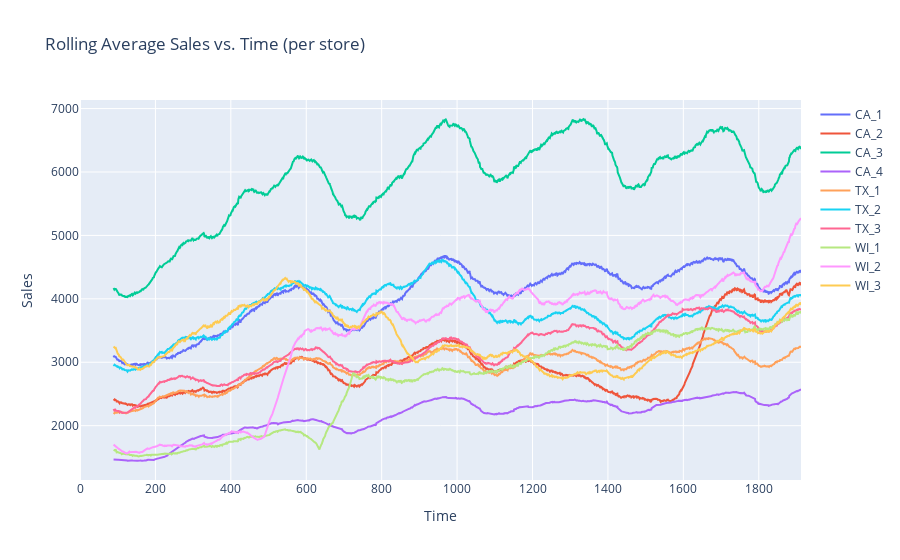

The cell this chart's notebook holds for it:
### Code cell
# sales_history
store_means = []
fig = go.Figure()
for store in storeList:
    store_items = [col for col in sales_history.columns if store in col]
    data = sales_history[store_items].sum(axis=1).rolling(90).mean()
    store_means.append(np.mean(sales_history[store_items].sum(axis=1)))
    fig.add_trace(go.Scatter(x=np.arange(len(data)), y=data, name=store))
    
fig.update_layout(yaxis_title="Sales", xaxis_title="Time", title="Rolling Average Sales vs. Time (per store)")

### Figure 1 — Plotly figure (JSON) as saved in the notebook; plotly's stock layout.template omitted (floating-point values rounded to 4 significant figures; data arrays with more than 128 entries replaced by an {"elided": "..."} marker saying what was removed)
{"data": [{"name": "CA_1", "x": {"elided": "1913 int values"}, "y": {"elided": "1913 float values"}, "type": "scatter"}, {"name": "CA_2", "x": {"elided": "1913 int values"}, "y": {"elided": "1913 float values"}, "type": "scatter"}, {"name": "CA_3", "x": {"elided": "1913 int values"}, "y": {"elided": "1913 float values"}, "type": "scatter"}, {"name": "CA_4", "x": {"elided": "1913 int values"}, "y": {"elided": "1913 float values"}, "type": "scatter"}, {"name": "TX_1", "x": {"elided": "1913 int values"}, "y": {"elided": "1913 float values"}, "type": "scatter"}, {"name": "TX_2", "x": {"elided": "1913 int values"}, "y": {"elided": "1913 float values"}, "type": "scatter"}, {"name": "TX_3", "x": {"elided": "1913 int values"}, "y": {"elided": "1913 float values"}, "type": "scatter"}, {"name": "WI_1", "x": {"elided": "1913 int values"}, "y": {"elided": "1913 float values"}, "type": "scatter"}, {"name": "WI_2", "x": {"elided": "1913 int values"}, "y": {"elided": "1913 float values"}, "type": "scatter"}, {"name": "WI_3", "x": {"elided": "1913 int values"}, "y": {"elided": "1913 float values"}, "type": "scatter"}], "layout": {"yaxis": {"title": {"text": "Sales"}, "type": "linear", "range": [1143.0, 7135.0], "autorange": true}, "xaxis": {"title": {"text": "Time"}, "type": "linear", "range": [0, 1912], "autorange": true}, "title": {"text": "Rolling Average Sales vs. Time (per store)"}, "autosize": true}}
